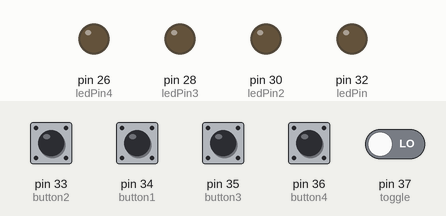
Simulated run of this sketch. Board: Teensy 4. On the bench: output pins drawn as LEDs (lit = HIGH). The test bench sets the inputs (shaded band); at power-on: pin 33 (button2), pin 34 (button1), pin 35 (button3), pin 36 (button4), pin 37 (toggle) LOW.

Above: at 1.2 s.
1.3 s: pin 33 (button2) pulled HIGH for 0.15 s
At 1.6 s:
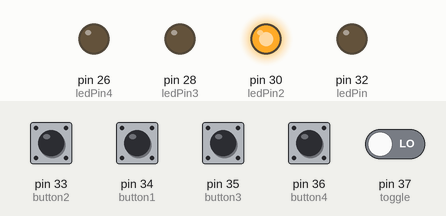
3.3 s: pin 34 (button1) pulled HIGH for 0.15 s
At 3.7 s:
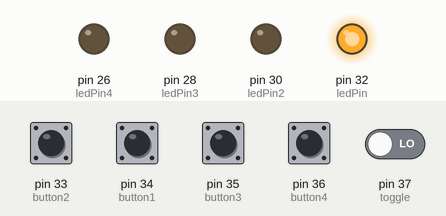
5.3 s: pin 35 (button3) pulled HIGH for 0.15 s
At 5.7 s:
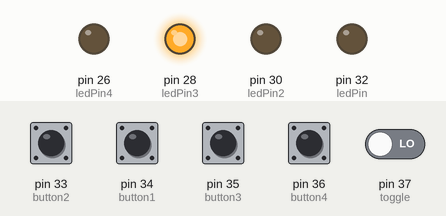
7.3 s: pin 36 (button4) pulled HIGH for 0.15 s
At 7.7 s:
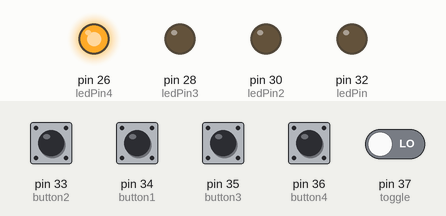
Timing chart, 0 to 10.3 s (numbered marks = the images above; inputs shaded):
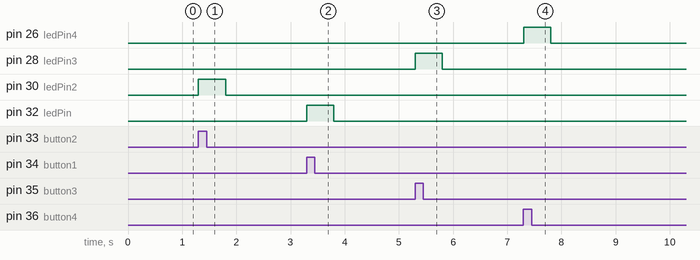

The sketch:

Lab_3.ino
```cpp
int ledPin = 32;
int ledPin2 = 30;
int ledPin3 = 28;
int ledPin4 = 26;
int button1 = 34;
int button2 = 33;
int button3 = 35;
int button4 = 36;
int potValue = 0;
int toggle = 37;

void setup() {
  // put your setup code here, to run once:
  pinMode(ledPin, OUTPUT);
  pinMode(ledPin2, OUTPUT);
  pinMode(ledPin3, OUTPUT);
  pinMode(ledPin4, OUTPUT);
  pinMode(button1, INPUT);
  pinMode(button2, INPUT);
  pinMode(button3, INPUT);
  pinMode(button4, INPUT);
  pinMode(toggle, INPUT);
}

void loop() {
  if (digitalRead(toggle) == HIGH) {
    arpeggioMode();
  } else {
    keyboardMode();
  }
}

void checkButton1() {
  // put your main code here, to run repeatedly:
  if (digitalRead(button1) == HIGH) {
    usbMIDI.sendNoteOn(60, 127, 1);
    digitalWrite(ledPin, HIGH);
    delay(500);
    digitalWrite(ledPin, LOW);
    usbMIDI.sendNoteOff(60, 0, 1);
    delay(500);
  }
}

void checkButton2 () {
  if (digitalRead(button2) == HIGH) {
    usbMIDI.sendNoteOn(64, 127, 1);
    digitalWrite(ledPin2, HIGH);
    delay(500);
    digitalWrite(ledPin2, LOW);
    usbMIDI.sendNoteOff(64, 0, 1);
    delay(500);
  }
}


void checkButton3() {
  if (digitalRead(button3) == HIGH) {
    usbMIDI.sendNoteOn(67, 127, 1);
    digitalWrite(ledPin3, HIGH);
    delay(500);
    digitalWrite(ledPin3, LOW);
    usbMIDI.sendNoteOff(67, 0, 1);
    delay(500);
  }
}

void checkButton4() {
  if (digitalRead(button4) == HIGH) {
    usbMIDI.sendNoteOn(71, 127, 1);
    digitalWrite(ledPin4, HIGH);
    delay(500);
    digitalWrite(ledPin4, LOW);
    usbMIDI.sendNoteOff(71, 0, 1);
    delay(500);
  }
}

void keyboardMode() {
  checkButton1();
  checkButton2();
  checkButton3();
  checkButton4();
}

void arpeggioMode() {
  if (digitalRead(button1) == HIGH) {
    arpeggio(60);
  }
  if (digitalRead(button2) == HIGH) {
    arpeggio(64);
  }
  if (digitalRead(button3) == HIGH) {
    arpeggio(67);
  }
  if (digitalRead(button4) == HIGH) {
    arpeggio(71);
  }
}


void arpeggio(int note) {
  potValue = analogRead(A12);


  usbMIDI.sendNoteOn(note, 127, 1);
  delay(potValue);
  usbMIDI.sendNoteOff(note, 0, 1);

  usbMIDI.sendNoteOn(note + 4, 127, 1);
  delay(potValue);
  usbMIDI.sendNoteOff(note, 0, 1);

  usbMIDI.sendNoteOn(note + 7, 127, 1);
  delay(potValue);
  usbMIDI.sendNoteOff(note, 0, 1);

  usbMIDI.sendNoteOn(note + 11, 127, 1);
  delay(potValue);
  usbMIDI.sendNoteOff(note, 0, 1);
}
```

Measured:
- after the input at 1.3 s, pin 30 (ledPin2): LOW → HIGH at once, → LOW 0.50 s later
- after the input at 3.3 s, pin 32 (ledPin): LOW → HIGH at once, → LOW 0.50 s later
- after the input at 5.3 s, pin 28 (ledPin3): LOW → HIGH at once, → LOW 0.50 s later
- after the input at 7.3 s, pin 26 (ledPin4): LOW → HIGH at once, → LOW 0.50 s later
